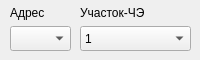
           <widget class="QWidget" name="TG_groupbox">
            <widget class="QComboBox" name="TG_adress_combobox">
             <property name="geometry">
              <rect>
               <x>10</x>
               <y>26</y>
               <width>61</width>
               <height>25</height>
              </rect>
             </property>
            </widget>
            <widget class="QLabel" name="label_73">
             <property name="geometry">
              <rect>
               <x>10</x>
               <y>0</y>
               <width>61</width>
               <height>25</height>
              </rect>
             </property>
             <property name="text">
              <string>Адрес</string>
             </property>
            </widget>
            <widget class="QComboBox" name="TG_U4_4A_combobox">
             <property name="geometry">
              <rect>
               <x>80</x>
               <y>26</y>
               <width>111</width>
               <height>25</height>
              </rect>
             </property>
             <item>
              <property name="text">
               <string>1</string>
              </property>
             </item>
             <item>
              <property name="text">
               <string>2</string>
              </property>
             </item>
             <item>
              <property name="text">
               <string>3</string>
              </property>
             </item>
             <item>
              <property name="text">
               <string>4</string>
              </property>
             </item>
            </widget>
            <widget class="QLabel" name="label_78">
             <property name="geometry">
              <rect>
               <x>80</x>
               <y>0</y>
               <width>111</width>
               <height>25</height>
              </rect>
             </property>
             <property name="text">
              <string>Участок-ЧЭ</string>
             </property>
            </widget>
           </widget>
